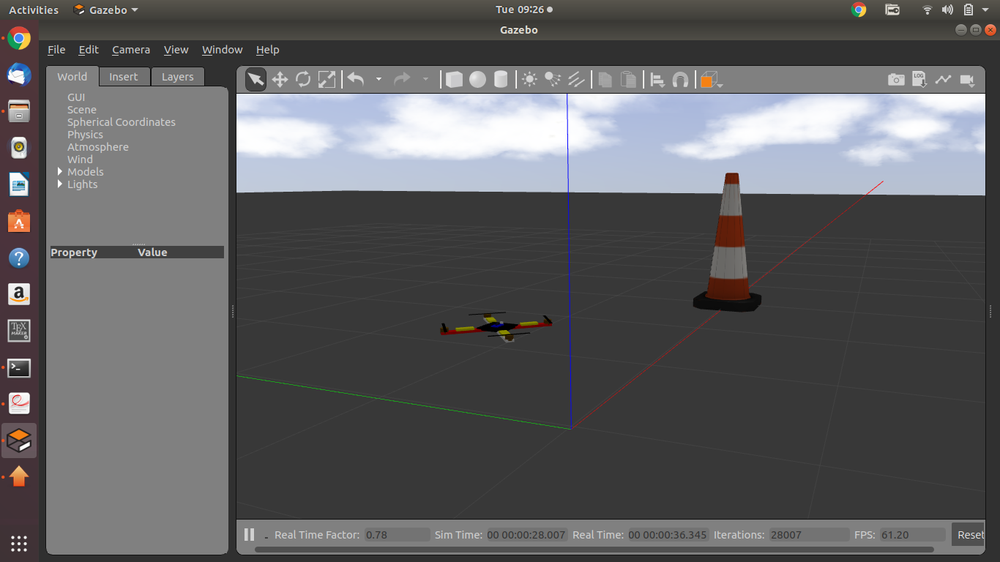
#> input picture 26.04/KASA_SITL/08_datasets_models/ros_ws_src/camera_drone_simulation/Image.png, 1000 x 562 px, shrunk from 1366 x 768 before the run
$ python -i line_tracker.py   (imports and definitions only)
#> lines starting #> are read from the running program, lines starting #| are printed output that depends on the picture; after the words box and inside, x2 and y2 are one past the last pixel; in counts of white or black regions, pixels touching at a corner belong together
#!/usr/bin/env python3
"""하향 카메라 이진화 기반 구획선(라인) 검출 로직.

search_phase_node.py의 비행 제어 로직과 분리해서, C270 같은 일반 웹캠으로도
(ROS2/PX4 없이) 곧바로 검출 품질을 확인할 수 있게 뺐다. 실제 사용처는
search_phase_node.py이고, test_line_tracker_camera.py는 이 모듈을 그대로
가져다 눈으로 확인하는 용도.
"""
import math

import cv2
import numpy as np


class LineTrackResult:
    __slots__ = ("line_found", "e_y", "e_psi", "intersection")

    def __init__(self, line_found, e_y, e_psi, intersection):
        self.line_found = line_found
        self.e_y = e_y            # 횡방향 편차(px, 화면 중앙 기준, +면 라인이 오른쪽)
        self.e_psi = e_psi        # 각도 편차(rad, ROI 상단/하단 중심 offset으로 추정)
        self.intersection = intersection  # 교차점(십자) 검출 여부


class LineTracker:
    """하향 카메라 이진화 기반 라인트레이싱. 격자선이 바닥과 대비되는 색이라는
    규정 전제를 그대로 이용 — Otsu 이진화로 색상 확정 없이도 라인 대 바닥을
    분리할 수 있게 함."""

    def __init__(self, roi_top_ratio=0.55, roi_bottom_ratio=0.95, cross_row_ratio=0.5):
        self.roi_top_ratio = roi_top_ratio
        self.roi_bottom_ratio = roi_bottom_ratio
        self.cross_row_ratio = cross_row_ratio  # 교차점 판정용 가로 스캔 위치(ROI 내부)
        # 직전 프레임에서 찾은 위치 - 연속성 판단용(2026-09-07 실측: 발처럼
        # 라인과 비슷한 굵기의 물체가 화면에 새로 나타나면 그쪽으로 튀는
        # 문제가 있어서, "이전 위치와 가까운 쪽"을 우선하도록 함).
        self._last_bottom_x = None
        self._last_top_x = None
        # 두께 가중 평활화(EMA) 상태 - 얇고(신뢰도 낮은) 검출일수록 출력을
        # 덜 바꾸고, 두꺼울수록(신뢰도 높을수록) 빨리 반영해서 흔들림/노이즈
        # 로 인한 e_y·e_psi 떨림을 줄인다.
        self._smoothed_e_y = None
        self._smoothed_e_psi = None
        self._fit = None          # 직전 프레임 피팅 직선 (x = a*y + b, ROI 좌표)
        self._hold_count = 0
        self._recent_e_y = []

    @staticmethod
    def _binarize(gray):
        _, mask = cv2.threshold(gray, 0, 255, cv2.THRESH_BINARY + cv2.THRESH_OTSU)
        # 라인이 바닥보다 밝을 수도 어두울 수도 있어서, 흰 픽셀이 더 적은 쪽을
        # "라인"으로 취급 (라인 폭 10cm << 바닥 면적이라는 전제).
        if cv2.countNonZero(mask) > mask.size // 2:
            mask = cv2.bitwise_not(mask)
        return mask

    def _row_centroid(self, mask_row, prefer_x=None):
        """반환값: (중심 x, 폭 px) 또는 못 찾으면 None."""
        xs = np.nonzero(mask_row)[0]
        if xs.size == 0:
            return None
        # 전체 픽셀 평균 대신, 가장 넓은 "연속된" 구간의 중심을 쓴다.
        # 평균은 바닥 텍스처/그라우트선 같은 잡음이 섞이면 실제 라인이
        # 아니라 잡음 쪽으로 중심이 쏠리는 문제가 실측됨(2026-09-07,
        # 화강암 타일 바닥에서 검은 테이프 대신 타일 이음새에 점이
        # 찍힘). 라인은 화면에서 가장 굵은 연속 어두운/밝은 구간이라는
        # 전제가 더 안전하다.
        #
        # 다만 "무조건 가장 넓은 구간"만 고르면, 렌즈 비네팅/그림자처럼
        # 라인보다 훨씬 넓은 어두운 덩어리가 있을 때 그쪽을 잘못 고르는
        # 문제가 또 실측됨(2026-09-07, 같은 세션) -> 라인이라고 믿을만한
        # 폭 상한을 두고, 그 상한을 넘는 구간만 있으면 차라리 "못 찾음"
        # 으로 처리한다(엉뚱한 위치를 자신있게 보고하는 것보다 안전).
        gaps = np.where(np.diff(xs) > 1)[0]
        starts = np.concatenate(([0], gaps + 1))
        ends = np.concatenate((gaps, [len(xs) - 1]))
        widths = xs[ends] - xs[starts] + 1

        max_reasonable_width = max(20, int(0.15 * len(mask_row)))
        valid = widths <= max_reasonable_width
        if not np.any(valid):
            return None

        valid_idx = np.where(valid)[0]
        if prefer_x is not None:
            # 발처럼 라인과 비슷한 굵기의 물체가 화면에 새로 나타나면
            # (2026-09-07 실측) 폭 기준만으로는 못 걸러서, 후보가 여럿이면
            # 직전 프레임 위치와 가장 가까운 쪽을 우선한다(연속성 가정 -
            # 라인은 프레임 사이 위치가 크게 안 튐).
            centers = (xs[starts[valid_idx]] + xs[ends[valid_idx]]) / 2.0
            best = valid_idx[int(np.argmin(np.abs(centers - prefer_x)))]
        else:
            best = valid_idx[np.argmax(widths[valid_idx])]
        run = xs[starts[best]:ends[best] + 1]
        width = int(run[-1] - run[0] + 1)
        return float(run.mean()), width

    # ---- 실기체용 안정화 파라미터 (2026-09-29: 2개 행만 쓰던 방식이 프레임마다
    # 튀는 문제 -> ROI 전체 행을 모아 직선 피팅 + 점프 게이팅으로 교체) ----
    N_ROWS = 14              # ROI를 이만큼의 행으로 샘플링
    MIN_ROWS = 4             # 이보다 적은 행에서만 라인이 잡히면 검출 실패로 봄
    FIT_INLIER_PX_RATIO = 0.03   # 피팅 잔차가 폭의 이 비율(최소 6px) 넘으면 이상치
    JUMP_GATE_RATIO = 0.20   # 프레임 간 e_y 변화가 폭의 이 비율을 넘으면 점프로 판정
    PSI_JUMP_GATE = math.radians(35)  # e_psi 점프 판정
    MAX_HOLD_FRAMES = 4      # 점프/일시 소실 시 직전 값을 유지할 최대 프레임 수

    def _collect_row_points(self, mask, w):
        """ROI 마스크의 N_ROWS개 행에서 (x, y, width)를 모은다. 직전 피팅선이
        있으면 그 행에서 예측한 x에 가까운 후보를 우선(연속성)."""
        h = mask.shape[0]
        ys = np.linspace(min(5, h - 1), max(h - 6, 0), self.N_ROWS).astype(int)
        pts = []
        for y in ys:
            prefer = None
            if self._fit is not None:
                a, b = self._fit
                prefer = a * y + b
            r = self._row_centroid(mask[y, :], prefer_x=prefer)
            if r is not None:
                pts.append((r[0], float(y), r[1]))
        return pts

    @staticmethod
    def _fit_line(pts):
        """x = a*y + b 를 Huber 손실로 피팅(이상치에 강함). 반환 (a, b)."""
        arr = np.array([[p[0], p[1]] for p in pts], dtype=np.float32)
        vx, vy, x0, y0 = cv2.fitLine(arr, cv2.DIST_HUBER, 0, 0.01, 0.01).flatten()
        if abs(vy) < 1e-6:
            return None
        a = vx / vy
        return float(a), float(x0 - a * y0)

    def _reject_and_refit(self, pts, w):
        fit = self._fit_line(pts)
        if fit is None:
            return None, 0
        a, b = fit
        tol = max(6.0, self.FIT_INLIER_PX_RATIO * w)
        inl = [p for p in pts if abs(p[0] - (a * p[1] + b)) <= tol]
        if len(inl) < self.MIN_ROWS:
            return None, len(inl)
        if len(inl) != len(pts):
            fit = self._fit_line(inl) or fit
        return fit, len(inl)

    def _hold_or_lose(self):
        """이번 프레임 값을 못 믿을 때: 직전 값을 잠깐 유지, 오래되면 검출 실패."""
        self._hold_count += 1
        if self._smoothed_e_y is not None and self._hold_count <= self.MAX_HOLD_FRAMES:
            return LineTrackResult(True, self._smoothed_e_y, self._smoothed_e_psi, False)
        self._reset_state()
        return LineTrackResult(False, 0.0, 0.0, False)

    def _reset_state(self):
        self._last_bottom_x = self._last_top_x = None
        self._smoothed_e_y = self._smoothed_e_psi = None
        self._fit = None
        self._hold_count = 0
        self._recent_e_y = []

    def process(self, bgr_image) -> LineTrackResult:
        h, w = bgr_image.shape[:2]
        y0, y1 = int(h * self.roi_top_ratio), int(h * self.roi_bottom_ratio)
        roi = bgr_image[y0:y1, :]
        gray = cv2.GaussianBlur(cv2.cvtColor(roi, cv2.COLOR_BGR2GRAY), (5, 5), 0)
        mask = self._binarize(gray)
        # 가는 노이즈 점 제거(타일 이음새 등)
        mask = cv2.morphologyEx(mask, cv2.MORPH_OPEN, np.ones((3, 3), np.uint8))

        pts = self._collect_row_points(mask, w)
        fit, n_inl = (None, 0)
        if len(pts) >= self.MIN_ROWS:
            fit, n_inl = self._reject_and_refit(pts, w)
        if fit is None:
            return self._hold_or_lose()

        a, b = fit
        hh = mask.shape[0]
        y_bot, y_top = max(hh - 5, 0), min(5, hh - 1)
        bottom_c, top_c = a * y_bot + b, a * y_top + b
        dy_px = max(1, y_bot - y_top)
        raw_e_y = bottom_c - (w / 2.0)
        raw_e_psi = math.atan2(top_c - bottom_c, dy_px)

        # 점프 게이팅: 직전 값에서 갑자기 크게 벗어난 프레임은 잠시 무시(발/그림자/
        # 옆 격자선으로 튀는 경우). MAX_HOLD_FRAMES 넘게 계속되면 진짜 이동으로 수용.
        if self._smoothed_e_y is not None and self._hold_count < self.MAX_HOLD_FRAMES:
            if (abs(raw_e_y - self._smoothed_e_y) > self.JUMP_GATE_RATIO * w
                    or abs(raw_e_psi - self._smoothed_e_psi) > self.PSI_JUMP_GATE):
                self._hold_count += 1
                return LineTrackResult(True, self._smoothed_e_y, self._smoothed_e_psi,
                                       self._detect_intersection(mask))
        self._hold_count = 0

        self._fit = fit
        self._last_bottom_x, self._last_top_x = bottom_c, top_c

        # 최근 3프레임 중앙값으로 순간 스파이크 제거 후 EMA
        self._recent_e_y.append(raw_e_y)
        self._recent_e_y = self._recent_e_y[-3:]
        med_e_y = float(np.median(self._recent_e_y))

        # 피팅에 쓰인 행 수 = 신뢰도. 행이 많이 잡힐수록 새 값을 빨리 반영.
        confidence = min(1.0, n_inl / self.N_ROWS)
        alpha = 0.25 + 0.45 * confidence  # 0.25~0.70 (기존 0.2~0.8보다 완만)
        if self._smoothed_e_y is None:
            self._smoothed_e_y, self._smoothed_e_psi = med_e_y, raw_e_psi
        else:
            self._smoothed_e_y = alpha * med_e_y + (1 - alpha) * self._smoothed_e_y
            self._smoothed_e_psi = alpha * raw_e_psi + (1 - alpha) * self._smoothed_e_psi

        return LineTrackResult(True, self._smoothed_e_y, self._smoothed_e_psi,
                               self._detect_intersection(mask))

    def _detect_intersection(self, mask):
        """ROI 중간 높이에서 가로로 스캔했을 때 라인 폭이 정상 구획선 폭보다
        훨씬 넓게(또는 라인 구간이 2개 이상) 잡히면 교차점(십자)으로 판정.
        정상 라인트레이싱 중에는 세로선 하나만 폭 좁게 잡혀야 함."""
        row_idx = int(mask.shape[0] * self.cross_row_ratio)
        row = mask[row_idx, :]
        xs = np.nonzero(row)[0]
        if xs.size == 0:
            return False
        span = xs.max() - xs.min()
        # ROI 폭의 60% 이상을 라인이 덮으면 가로줄과 겹친 교차점으로 판단.
        return span > 0.6 * mask.shape[1]

>>> import cv2
>>> picture = cv2.imread('../../../08_datasets_models/ros_ws_src/camera_drone_simulation/Image.png')
#> picture is the input picture: shape (562, 1000, 3); mean B, G, R 96.9, 95.1, 95.1
>>> result = LineTracker().process(picture)
#> in process, `roi = bgr_image[y0:y1, :]`:
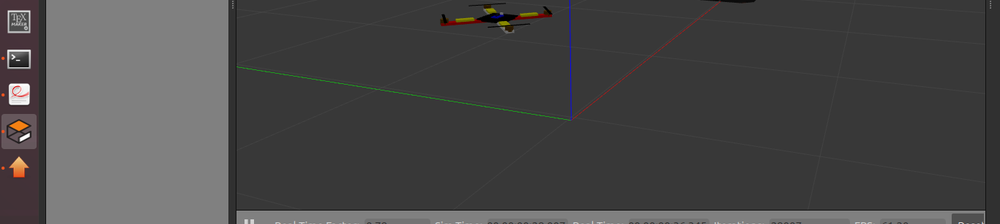
#> roi: shape (224, 1000, 3); mean B, G, R 72.5, 72.6, 73.3
#> in _binarize, `_, mask = cv2.threshold(gray, 0, 255, cv2.THRESH_BINARY + cv2.THRESH_O..`:
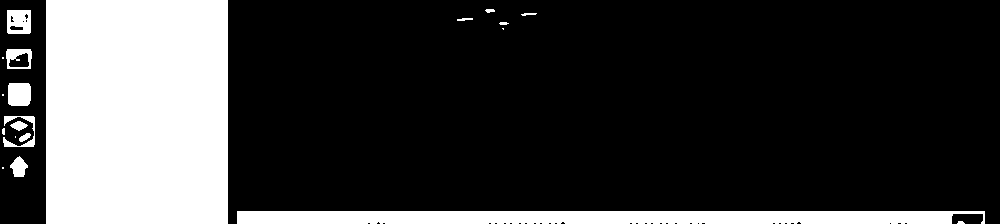
#> mask: shape (224, 1000); 23.4% white; 20 white regions (7 under 20 px), largest, box (x1, y1, x2, y2) and area: (46, 0, 228, 224) 40768, (237, 211, 985, 224) 9346, (8, 83, 31, 106) 511
#> in process, `mask = cv2.morphologyEx(mask, cv2.MORPH_OPEN, np.ones((3, 3), np.uint8))`:
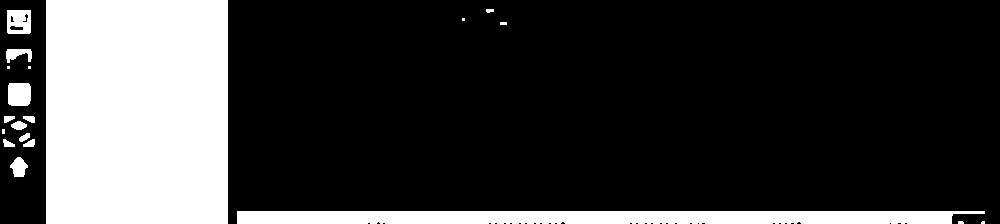
#> mask: shape (224, 1000); 23.3% white; 20 white regions (6 under 20 px), largest, box (x1, y1, x2, y2) and area: (46, 0, 228, 224) 40768, (237, 211, 985, 224) 9321, (8, 83, 31, 106) 511
#> the loop in _collect_row_points, `for y in ys:` made 14 passes
#> (starts in _row_centroid, ends in _row_centroid, widths in _row_centroid, valid in _row_centroid) on passes 1, 3, 5, 10, 12, 13: ([0], [181], [182], [False]), ([0], [181], [182], [False]), ([0], [181], [182], [False]), ([0], [181], [182], [False]), ([0], [181], [182], [False]), ([0], [181], [182], [False])
#> (starts in _row_centroid, ends in _row_centroid, widths in _row_centroid, valid in _row_centroid, valid_idx in _row_centroid, best in _row_centroid, run in _row_centroid, width in _row_centroid) on passes 2, 4, 8: ([0, 4, 13, 17], [3, 12, 16, 198], [4, 9, 4, 182], [True, True, True, False], [0, 1, 2], 1, [14, 15, 16, 17, 18, 19, 20, 21, 22], 9), ([0, 16, 20], [15, 19, 201], [16, 4, 182], [True, True, False], [0, 1], 0, [6, 7, 8, 9, 10, 11, 12, 13, 14, 15, 16, 17, 18, 19, 20, 21], 16), ([0, 9, 19], [8, 18, 200], [9, 10, 182], [True, True, False], [0, 1], 1, [25, 26, 27, 28, 29, 30, 31, 32, 33, 34], 10)
#> after the loop in _collect_row_points, `for y in ys:`: pts = [(18, 21, 9), (13.5, 54, 16), (19, 86, 23), (18.5, 103, 22), (29.5, 119, 10), (25, 136, 9), (18.5, 168, 14)]
#> in _fit_line, `arr = np.array([[p[0], p[1]] for p in pts], dtype=np.float32)`: arr = [[18, 21], [13.5, 54], [19, 86], [18.5, 103], [29.5, 119], [25, 136], [18.5, 168]]
#> in _fit_line, `vx, vy, x0, y0 = cv2.fitLine(arr, cv2.DIST_HUBER, 0, 0.01, 0.01).flatt..`: vx = 0.0207; vy = 1; x0 = 18.9; y0 = 89.35
#> in _fit_line, `a = vx / vy`: a = 0.0207
#> in _reject_and_refit, `fit = self._fit_line(pts)`: fit = (0.0207, 17.05)
#> in _reject_and_refit, `a, b = fit`: a = 0.0207; b = 17.05
#> in _reject_and_refit, `inl = [p for p in pts if abs(p[0] - (a * p[1] + b)) <= tol]`: inl has the same summary as pts in _collect_row_points
#> in process, `fit, n_inl = self._reject_and_refit(pts, w)`: fit = (0.0207, 17.05); n_inl = 7
#> in process, `a, b = fit`: a = 0.0207; b = 17.05
#> in process, `bottom_c, top_c = a * y_bot + b, a * y_top + b`: bottom_c = 21.59; top_c = 17.15
#> in process, `raw_e_y = bottom_c - (w / 2.0)`: raw_e_y = -478.4
#> in process, `raw_e_psi = math.atan2(top_c - bottom_c, dy_px)`: raw_e_psi = -0.0207
#> in process, `self._fit = fit`: self._fit = (0.0207, 17.05)
#> in process, `self._last_bottom_x, self._last_top_x = bottom_c, top_c`: self._last_bottom_x = 21.59; self._last_top_x = 17.15
#> in process, `self._recent_e_y = self._recent_e_y[-3:]`: self._recent_e_y = [-478.4]
#> in process, `med_e_y = float(np.median(self._recent_e_y))`: med_e_y = -478.4
#> in process, `confidence = min(1.0, n_inl / self.N_ROWS)`: confidence = 0.5
#> in process, `alpha = 0.25 + 0.45 * confidence`: alpha = 0.475
#> in process, `self._smoothed_e_y, self._smoothed_e_psi = med_e_y, raw_e_psi`: self._smoothed_e_y = -478.4; self._smoothed_e_psi = -0.0207
#> in _detect_intersection, `row = mask[row_idx, :]`: row = 1000 values, max 255 at index 46, min 0 at index 0, mean 46.41
#> in _detect_intersection, `xs = np.nonzero(row)[0]`: xs = 182 values from 46 to 227
#> in _detect_intersection, `span = xs.max() - xs.min()`: span = 181
